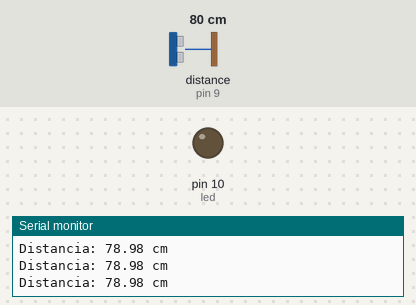
The sketch below on a simulated Arduino Uno, built with avr-gcc and run on an emulated ATmega328P. On the bench: output pins drawn as LEDs (lit = HIGH), the last lines printed to the serial monitor. Wiring (inferred from the names in the program): ultrasonic range finder: trigger pin 8; echo pin 9. Inputs (shaded band) come from the test bench; at power-on: distance to the obstacle (sensor on pin 9) 80 cm. The echo pulse lasts 58.3 µs per cm; pins used as bus, display or sensor lines are not drawn.

Above: at 1.2 s.
1.3 s: distance to the obstacle (sensor on pin 9) set to 7 cm
2.9 s: distance to the obstacle (sensor on pin 9) set to 4 cm
At 4.0 s:
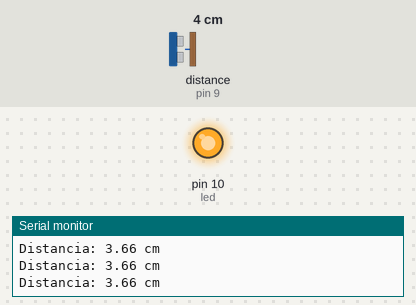
4.7 s: distance to the obstacle (sensor on pin 9) set to 9 cm
At 6.2 s:
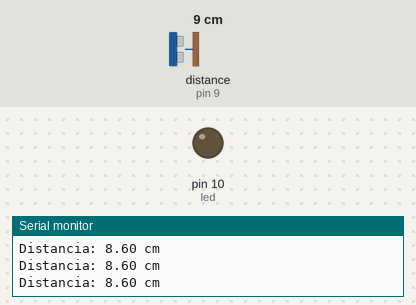
6.5 s: distance to the obstacle (sensor on pin 9) set to 2 cm
At 7.4 s:
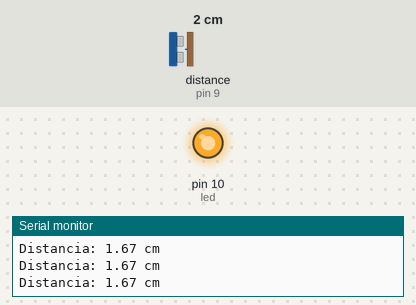
Timing chart, 0 to 9.3 s (numbered marks = the images above; inputs shaded):
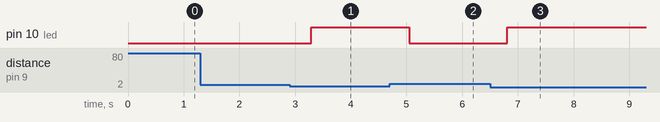

Measured:
- the behaviour switches between 6 and 5 cm on distance to the obstacle (sensor on pin 9) (found by bisection; images 0 and 1)
- after the input at 2.9 s, pin 10 (led): LOW → HIGH after 0.39 s
- after the input at 4.7 s, pin 10 (led): HIGH → LOW after 0.35 s
- after the input at 6.5 s, pin 10 (led): LOW → HIGH after 0.31 s

The sketch:

ej01.ino
```cpp
#define trig 8
#define echo 9
#define led 10

void setup(){
  Serial.begin(9600);
  pinMode(trig, OUTPUT);
  pinMode(echo, INPUT);
  pinMode(led, OUTPUT);
}

void loop(){
  digitalWrite(trig, LOW);
  delayMicroseconds(5);
  digitalWrite(trig, HIGH);
  delayMicroseconds(10);
  digitalWrite(trig, LOW);

  int duration = pulseIn(echo, HIGH);

  double cm = duration*0.034/2;
  Serial.print("Distancia: ");
  Serial.print(cm);
  Serial.println(" cm");
  delay(250);

  if(cm < 5){
    digitalWrite(led, HIGH);
  }
  else{
    digitalWrite(led, LOW);
  }
}
```
